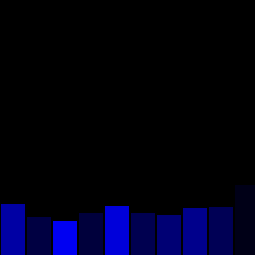
Frame 1 (no input)
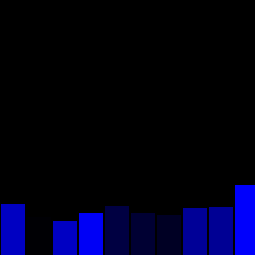
Frame 60 (the mouse pressed at the canvas centre just before this capture)
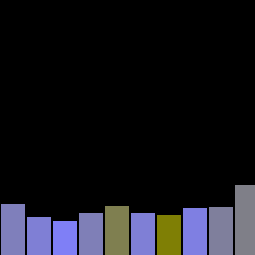
Frame 120 (the mouse held since frame 60 and released just before this capture)

The Processing sketch that drew these frames (run headless with seeded random() and noise(); from frame 60 on, the mouse is pressed at the canvas centre):

// Processing sketch: Lab5_2_Vertical_columns
// ── Lab5_2_Vertical_columns.pde
/*
Write a sketch that draws a bar chart for a set of data representing, e.g., average rainfall in each month of the year for a city/country of your choice (search to find appropriate data): 
 •  Create a global array that contains the 12 values
 •  In draw call a drawData() function 
 •  Define a drawData function that draws the bar charts
 a) simplest: draw the bar charts going down the page
 b) draw them coming up from the bottom (as you would normally see a bar chart)
 c) draw them going horizontally from the left of the window.
 */

int[] RainfallUK = {52, 39, 35, 43, 50, 43, 41, 48, 49, 71, 63, 53};
/*
Write a sketch that draws a bar chart for a set of data representing, e.g., average rainfall in each month of the year for a city/country of your choice (search to find appropriate data): 
•  Create a global array that contains the 12 values
•  In draw call a drawData() function 
•  Define a drawData function that draws the bar charts
a) simplest: draw the bar charts going down the page
b) draw them coming up from the bottom (as you would normally see a bar chart)
c) draw them going horizontally from the left of the window.
*/

void setup() {
  size(255, 255);
  background(0);
}

void draw() {
  drawData(25);
}

void drawData(float rectwidth) {
  int rectheight;
  for (int i =0; i<RainfallUK.length;i++) {
    rectheight= RainfallUK[i];
    fill(mouseX,mouseY,int(random(0,255)));
    rect(i + (rectwidth * i), height - rectheight, rectwidth, rectheight);
  }
}
